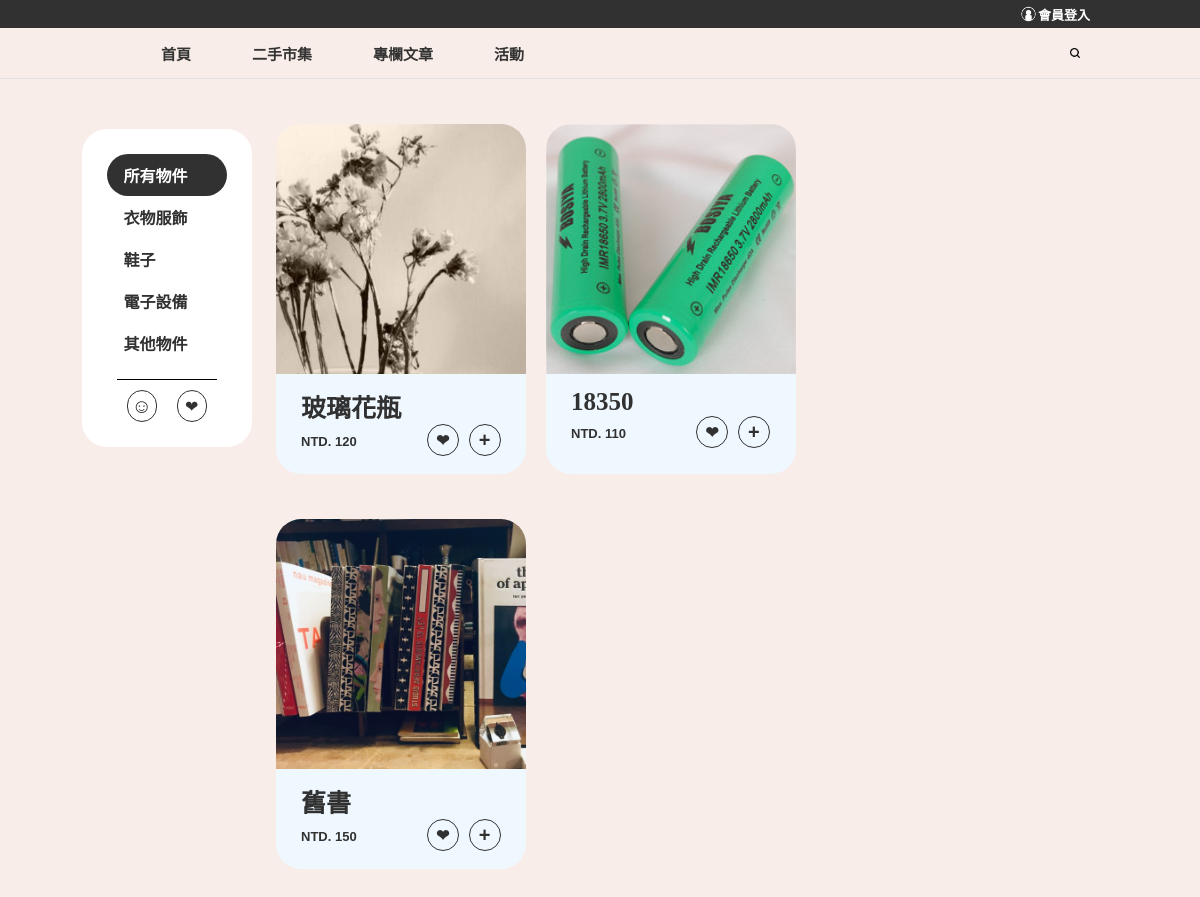
/market/, run on the app's committed database.
### market/models.py (models this page shows)
class Item(models.Model):
    idx = models.AutoField(auto_created=True, primary_key=True)
    user = models.CharField(max_length=100, default='visitor')
    name = models.CharField(max_length=100)
    price = models.IntegerField()
    quantity = models.IntegerField()
    transaction_type = models.CharField(max_length=20)
    transaction_location = models.CharField(max_length=100, blank=True)
    category = models.CharField(max_length=20)
    condition = models.CharField(max_length=200)
    image = models.ImageField(upload_to='images/')

### market/views.py (the view)
# urls.py: path('', views.market_index, name='market_index'),
def market_index(request):
    global preview_index
    return render(request, 'mk_index.html', {
        'items': Item.objects.all() if not category_type \
            else Item.objects.filter(category=category_type),
        'category': category_type,
        'previews': preview_index,
        'love_items': [love.item for love in \
                       Love.objects.filter(user=request.user.username)],
        'comments': Comment.objects.filter(item_idx=preview_index)
    })

### templates/mk_index.html (shortened to what this page needs)
{% extends 'mk_base.html' %}
{% block post %}
<div class="post-container">
  <div class='post-bulletin-board'>
    {% for item in items %}
    <div class='post'>
      <a style="background: none;" href="{% url 'preview_item' idx=item.idx %}">
        <div class='post-item-image'>
          {% load static %}
          <img src="{{ item.image.url }}" alt="{{item.name}}">
        </div>
        <div class='post-item-text'>
          <p class="item-title">{{item.name}}</p>
          <div class='item-tag'>
            <p>NTD. {{item.price}}</p>
            {% if item.idx in love_items %}
            <a class='love-item-active' href="{% url 'love_item' idx=item.idx %}">&#10084;</a>
            {% else %}
            <a class='love-item' href="{% url 'love_item' idx=item.idx %}">&#10084;</a>
            {% endif %}
            {% if user.get_username == item.user %}
            <a class='buy-item' href="{% url 'remove_item' idx=item.idx %}">&minus;</a>
            {% else %}
            <a class='buy-item'>&plus;</a>
            {% endif %}
          </div>
        </div>
      </a>
    </div>
    {% endfor %}
  </div>
</div>
{% endblock post %}

### static/styles/index.css (style rules this page uses)
* { margin: 0; padding: 0; background-color: #f8ede8; scroll-behavior: smooth; }

### static/styles/market.css (style rules this page uses)
.post-container { width: 50%; }
.post-bulletin-board { height: 100%; padding: 45px 0; display: grid; grid-template-columns: 50% 50%; }
.post { width: 250px; height: 350px; background-color: aliceblue; border-radius: 25px; overflow: hidden; cursor: pointer; }
.post-item-image { background: none; }
.post-item-image img { height: 250px; }
.post-item-text { background: none; margin: 10px 20px 20px 20px; }
.post-item-text p { background: none; display: flex; align-items: center; margin: 10px 60px 0 5px; font-size: 13px; color: #313131; }
.post-item-text .item-title { font-size: 25px; font-weight: bolder; color: #313131; }
.item-tag { display: flex; background: none; font-family: sans-serif; font-weight: bold; }
.love-item { height: 30px; width: 30px; border-radius: 30px; border: 1px solid #313131; background: none; cursor: pointer; display: flex; justify-content: center; align-items: center; margin-left: 10px; color: #313131; }
.buy-item { height: 30px; width: 30px; border-radius: 30px; border: 1px solid #313131; background: none; cursor: pointer; display: flex; justify-content: center; align-items: center; margin-left: 10px; font-size: 20px; font-weight: bold; color: #313131; }
.post a { text-decoration: none; }

### data on the page
Item: image (picture), name "玻璃花瓶", price "120"
Item: image (picture), name "18350", price "110"
Item: image (picture), name "舊書", price "150"
